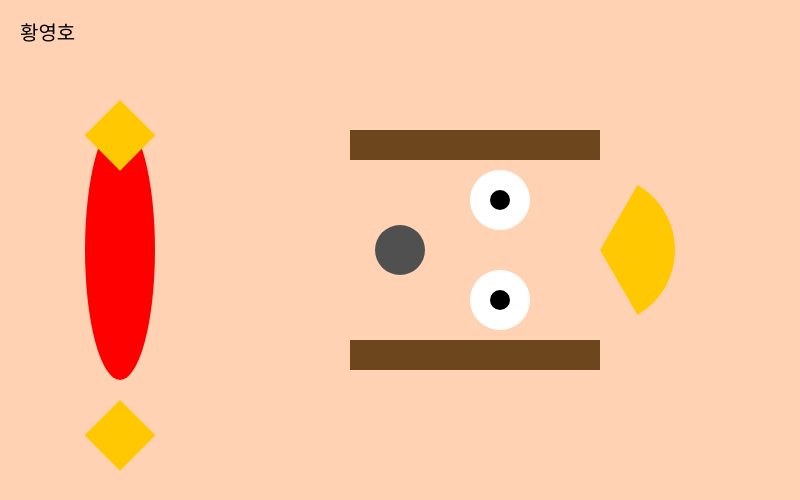
Frame 1 (no input)
Frame 60 (no input): identical to frame 1, image omitted
Frame 120 (the mouse pressed at the canvas centre since frame 60): identical to frame 1, image omitted

The p5.js sketch that drew this single still picture (run headless with seeded random() and noise() and a simulated clock; from frame 60 on, the mouse is pressed at the canvas centre):

// p5.js sketch
// ── sketch.js
function setup() {
  createCanvas(800, 500);
  angleMode(DEGREES);
  colorMode(RGB);
}

function draw() {
  background(255, 210, 180);

  // 몸통
  fill(255, 0, 0);
  noStroke();
  ellipse(120, height / 2, 70, 260);

  // 윗 장식
  fill(255, 200, 0);
  push();
  translate(120, height / 2 - 150);
  rotate(45);
  rect(0, 0, 50, 50);
  pop();

  // 아래 장식
  push();
  translate(120, height / 2 + 150);
  rotate(45);
  rect(0, 0, 50, 50);
  pop();

  // 눈썹/눈줄
  fill(110, 70, 30);
  rect(350, 130, 250, 30);
  rect(350, 340, 250, 30);

  // 눈
  fill(255);
  ellipse(500, 200, 60, 60);
  ellipse(500, 300, 60, 60);

  // 동공
  fill(0);
  ellipse(500, 200, 20, 20);
  ellipse(500, 300, 20, 20);

  // 입
  fill(255, 200, 0);
  arc(600, 250, 150, 150, 300, 60, PIE);

  // 코
  fill(80);
  ellipse(400, 250, 50, 50);

  // 이름
  fill(0);
  textSize(20);
  text("황영호", 20, 40);
}
